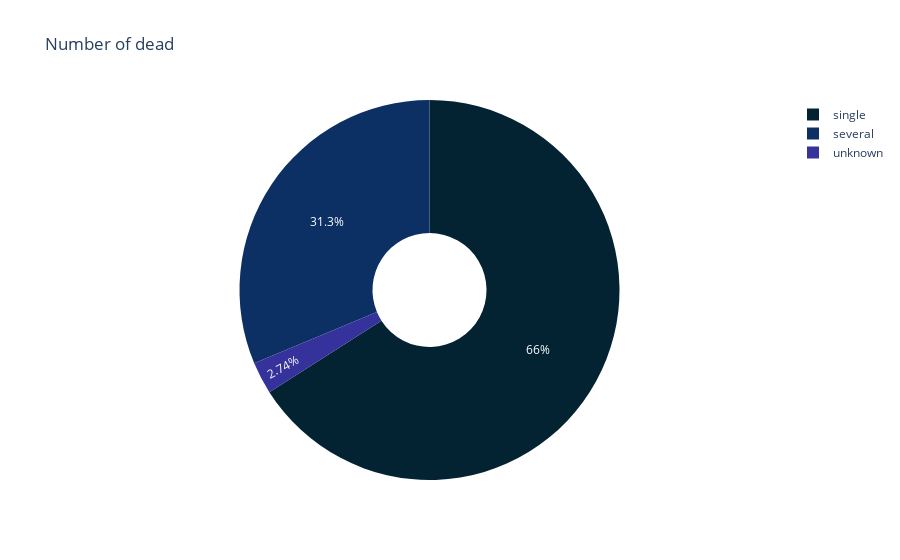

The cell this chart's notebook holds for it:
### Code cell
nr_dead_counts=bog_mummies['nr_dead'].value_counts().reset_index()
fig = px.pie(nr_dead_counts, values='nr_dead', names='index', title='Number of dead', color_discrete_sequence=px.colors.sequential.thermal, hole=.3)
fig.show()
file_path = 'nr_dead_distribution.svg'
pio.write_image(fig, file_path)

### Figure 1 — Plotly figure (JSON) as saved in the notebook; plotly's stock layout.template omitted (floating-point values rounded to 4 significant figures)
{"data": [{"domain": {"x": [0, 1], "y": [0, 1]}, "hole": 0.3, "hovertemplate": "index=%{label}<br>nr_dead=%{value}<extra></extra>", "labels": ["single", "several", "unknown"], "legendgroup": "", "name": "", "showlegend": true, "type": "pie", "values": [217, 103, 9]}], "layout": {"legend": {"tracegroupgap": 0}, "piecolorway": ["rgb(3, 35, 51)", "rgb(13, 48, 100)", "rgb(53, 50, 155)", "rgb(93, 62, 153)", "rgb(126, 77, 143)", "rgb(158, 89, 135)", "rgb(193, 100, 121)", "rgb(225, 113, 97)", "rgb(246, 139, 69)", "rgb(251, 173, 60)", "rgb(246, 211, 70)", "rgb(231, 250, 90)"], "title": {"text": "Number of dead"}}}
